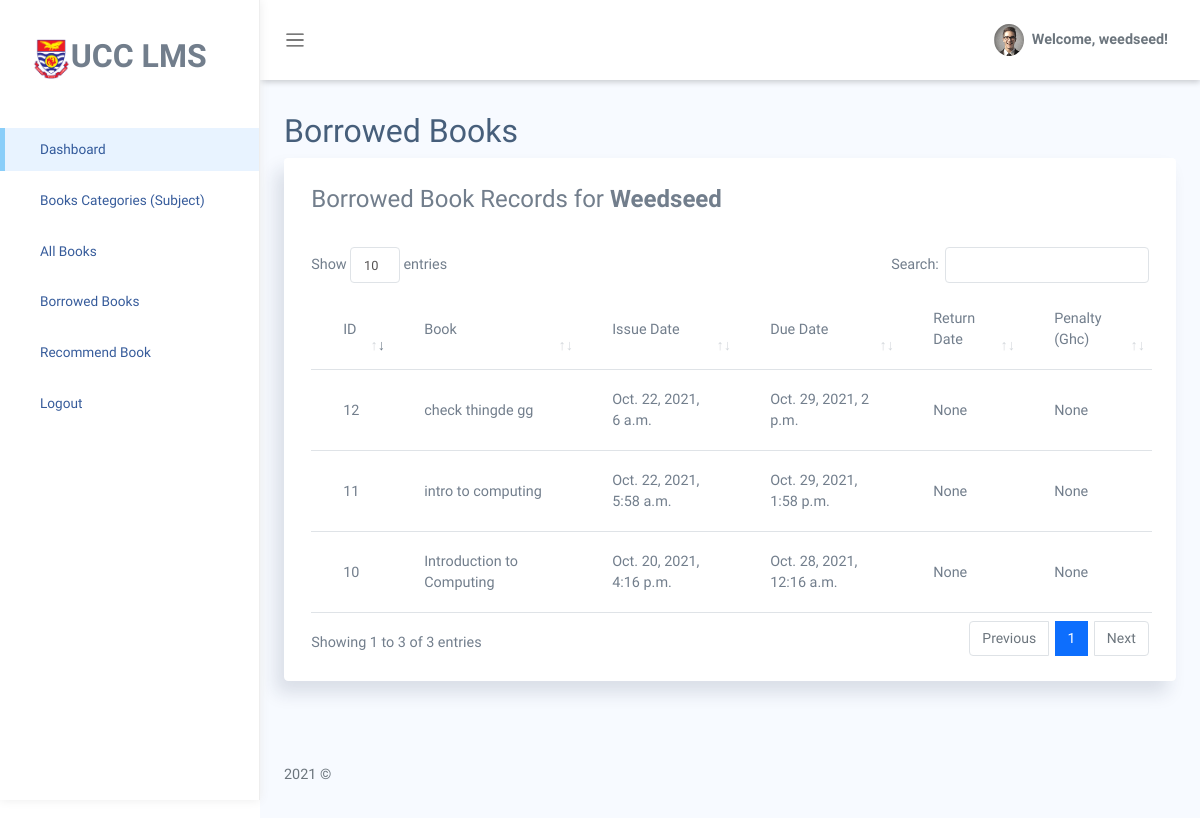
The page /student-borrowed-books/ (signed in) on the database its author committed.
### ucclms/models.py (models this page shows, shortened)
class BookRecord(models.Model):
    book = ForeignKey(Book, on_delete=models.CASCADE)
    user = models.ForeignKey(User, blank=False, null=False, on_delete=models.CASCADE)
    date_of_issue = models.DateTimeField(auto_now_add=True)
    due_date = models.DateTimeField(blank=True, null=True)
    date_of_return = models.DateTimeField(null=True, blank=True)
    dues = models.IntegerField(null=True, blank=True, default=0 )
    renewals_left = models.IntegerField(null=True, blank=True, default=0 )

class Book(models.Model):
    title = models.CharField(max_length = 255, blank=False, null=False)
    publisher = models.CharField(max_length = 255, blank=True, null=True)
    availability = models.IntegerField(default=0, blank=True, null=True)
    year = models.CharField(max_length = 4, blank=True, null=True)
    author = models.CharField(max_length = 255, blank=True, null=True)
    location = models.CharField(max_length = 255, blank=True, null=True)
    subject = models.ForeignKey(Subject, on_delete=models.SET_NULL, null=True, blank=True, related_name='booksubject')
    is_stolen = models.BooleanField(default=False)
    no_stolen = models.IntegerField(null=True, blank=True, default=0)
    def __str__(self):
        return self.title

### ucclms/views.py (the view)
# urls.py: path('student-borrowed-books/', views.studentBorrowedBooks, name='student-borrowed-books'),
@login_required(login_url='login')
def studentBorrowedBooks(request):
    book_records = BookRecord.objects.filter(user=request.user)
    context = {'dash_title':'Borrowed Books','book_records': book_records}
    return render(request, 'ucclms/student-borrowed-books.html', context)

### ucclms/templates/ucclms/student-borrowed-books.html
{% extends 'stubase.html' %}
{% block content %}
<section class="section">
    <div class="card">
        <div class="card-header">
            <legend>Borrowed Book Records for <strong style="text-transform: capitalize;">{{user}}</strong></legend>
        </div>
        <div class="card-body">
            <table class='table' id="table_id">
        <thead>
            <tr>
                <td>ID</td>
                <td>Book</td>
                <td>Issue Date</td>
                <td>Due Date</td>
                <td>Return Date</td>
                <td>Penalty (Ghc)</td>
            </tr>
        </thead>
        <tbody>
                {% for i in book_records %}
                    <tr>
                        <td>{{i.id}}</td>
                        <td>{{i.book}}</td>
                        <td>{{i.date_of_issue}}</td>
                        <td>{{i.due_date}}</td>
                        <td>{{i.date_of_return}}</td>
                        <td>{{i.dues}}</td>
                    </tr>
                {% endfor %}
            </tbody>
    </table>
</div>
</div>
</section>
{% endblock %}

### templates/stubase.html (shortened to what this page needs)
<!DOCTYPE html>
{% load static %}
<html lang="en">
<head>
    <link rel="stylesheet" type="text/css" href="{% static 'css/all.min.css' %}">
    <link rel="stylesheet" type="text/css" href="{% static 'css/sign-up.css' %}">
    <link rel="stylesheet" type="text/css" href="{% static 'css/main.css' %}">
    <link rel="stylesheet" type="text/css" href="{% static '/css/dashstyle.css' %}">
    <link href="{% static 'libs/datatables/dataTables.bootstrap4.min.css' %}" rel="stylesheet" type="text/css" />
    <link href="{% static 'libs/datatables/responsive.bootstrap4.min.css' %}" rel="stylesheet" type="text/css" />
    <link href="{% static 'libs/datatables/buttons.bootstrap4.min.css' %}" rel="stylesheet" type="text/css" />
    <link href="{% static 'libs/datatables/select.bootstrap4.min.css' %}" rel="stylesheet" type="text/css" />
    <link rel="stylesheet" href="{% static 'css/bootstrap.css' %}">
    <link rel="stylesheet" href="{% static 'vendors/chartjs/Chart.min.css' %}">
    <link rel="stylesheet" href="{% static 'vendors/perfect-scrollbar/perfect-scrollbar.css' %}">
    <link rel="stylesheet" href="{% static 'css/app.css' %}">
</head>
<body>
    <div id="app">
        <div id="sidebar" class='active'>
            <div class="sidebar-wrapper active">
                <div class="sidebar-header">
                    <img src="{% static '/img/ucc_web_logo.png' %}" alt="" srcset="" height='30px'>UCC LMS
                </div>
                <div class="sidebar-menu">
                    <ul class="menu">
                        <li class="sidebar-item active ">
                            <a href="{% url 'student-dashboard' %}" class='sidebar-link'>
                                <span>Dashboard</span>
                            </a>
                        </li>
                        <li class="sidebar-item">
                            <a href="{% url 'student-view-subjects' %}" class='sidebar-link'>
                                <span>Books Categories (Subject)</span>
                            </a>
                        </li>
                        <li class="sidebar-item">
                            <a href="{% url 'student-view-books' %}" class='sidebar-link'>
                                <span>All Books</span>
                            </a>
                        </li>
                        <li class="sidebar-item">
                            <a href="{% url 'student-borrowed-books' %}" class='sidebar-link'>
                                <span>Borrowed Books</span>
                            </a>
                        </li>
                        <li class="sidebar-item">
                            <a href="{% url 'recommend-book' %}" class='sidebar-link'>
                                <span>Recommend Book</span>
                            </a>
                        </li>
                        <li class="sidebar-item">
                            <a href="{% url 'logout' %}" class='sidebar-link'>
                                <span>Logout</span>
                            </a>
                        </li>
                    </ul>
                </div>
            </div>
        </div>
        <div id="main">
            <nav class="navbar navbar-header navbar-expand navbar-light">
                <a class="sidebar-toggler" href="#"><span class="navbar-toggler-icon"></span></a>
                <div class="collapse navbar-collapse" id="navbarSupportedContent">
                    <ul class="navbar-nav d-flex align-items-center navbar-light ml-auto">
                        <li class="dropdown">
                            <a href="#" data-toggle="dropdown"
                                class="nav-link dropdown-toggle nav-link-lg nav-link-user">
                                <div class="avatar mr-1">
                                    <img src="{% static 'img/avatar/avatar-s-1.png' %}" alt="" srcset="">
                                </div>
                                <div class="d-none d-md-block d-lg-inline-block">Welcome, {{request.user}}!</div>
                            </a>
                        </li>
                    </ul>
                </div>
            </nav>
            <div class="main-content container">
                <div class="page-title">
                    <h3>{{ dash_title }}</h3>
                </div>
                {% block content %}
                {% endblock %}
            </div>
            <footer>
                <div class="footer clearfix mb-0 text-muted">
                    <div class="float-left">
                        <p>2021 &copy;</p>
                    </div>
                </div>
            </footer>
        </div>
    </div>
</body>
</html>

### staticfiles/css/main.css (style rules this page uses)
* { margin: 0; padding: 0; box-sizing: border-box; }
body { background-color: rgb(241, 241, 241); }
ul { list-style: none; }
a { text-decoration: none; }
nav.navbar { height: 10vh; }
nav.navbar a { color: #fff; }

### staticfiles/css/app.css (style rules this page uses)
* { font-family: "Raleway"; }
#app { position: relative; }
#main { margin-left: 260px; background-color: #F7FAFF; min-height: 100vh; transition: margin-left 0.6s ease-out; }
#main .main-content { padding: 2rem 1.5rem; }
#main .main-content .page-title h3 { font-size: 2rem; }
a { text-decoration: none; outline: 0; }
footer { padding: 1rem 1.5rem; }
.avatar { display: inline-flex; border-radius: 50%; text-align: center; vertical-align: middle; position: relative; }
.avatar img { width: 32px; height: 32px; border-radius: 50%; }
.dropdown-toggle:after { color: #fff; }
#sidebar.active .sidebar-wrapper { left: 0; }
.sidebar-wrapper { width: 260px; height: 100vh; position: fixed; top: 0; z-index: 10; background-color: #fff; bottom: 0; border-right: 1px solid #eee; box-shadow: 0 0 10px #ececec; left: -260px; transition: left 0.6s ease-out; }
.sidebar-wrapper .sidebar-header { padding: 2rem 2rem 1rem; font-size: 2rem; font-weight: bold; }
.sidebar-wrapper .sidebar-header img { height: 2.5rem; }
.sidebar-wrapper .menu { padding-left: 0; margin-top: 2rem; }
.sidebar-wrapper .menu .sidebar-link { display: block; padding: 0.7rem 1.5rem; font-size: 0.85rem; display: flex; align-items: center; transition: all 0.5s; }
.sidebar-wrapper .menu .sidebar-link > span { color: #053382; font-weight: 500; margin-left: 1rem; opacity: 0.8; }
.sidebar-wrapper .menu .sidebar-item { list-style: none; margin-top: 0.5rem; position: relative; }
.sidebar-wrapper .menu .sidebar-item.active .sidebar-link { background-color: #e8f3ff; }
.sidebar-wrapper .menu .sidebar-item.active .sidebar-link:before { content: ""; position: absolute; left: 0; height: 100%; top: 0; bottom: 0; background-color: rgba(46, 170, 244, 0.5); width: 5px; }
.card { box-shadow: -8px 12px 18px 0 rgba(25, 42, 70, 0.13); margin-bottom: 2.2rem; }
.card .card-header { border: none; }
.card .card-header ~ .card-body { padding-top: 0; }
.card .card-body { padding: 1.4rem 1.7rem; }
.navbar { height: 70px; padding: 1.5rem; }
.navbar .nav-link-user img { width: 30px; }
.navbar.navbar-header li { display: flex; align-items: center; }
.navbar.navbar-header .dropdown > a { color: #6c757d; font-weight: 600; }
.navbar.navbar-header .dropdown > a:after { display: none; }
.table td, .dataTable-table td, .table thead th, .dataTable-table thead th { vertical-align: middle; }
nav.navbar { box-shadow: 0 2px 6px rgba(0,0,0,0.2); background-color: #fff; }

### rows shown on the page
BookRecord: id "10", book "Introduction to Computing", date_of_issue "Oct. 20, 2021, 4:16 p.m.", due_date "Oct. 28, 2021, 12:16 a.m.", date_of_return "None", dues "None"
BookRecord: id "11", book "intro to computing", date_of_issue "Oct. 22, 2021, 5:58 a.m.", due_date "Oct. 29, 2021, 1:58 p.m.", date_of_return "None", dues "None"
BookRecord: id "12", book "check thingde gg", date_of_issue "Oct. 22, 2021, 6 a.m.", due_date "Oct. 29, 2021, 2 p.m.", date_of_return "None", dues "None"

### other values the page prints
{{ request.user }} "weedseed"
{{ dash_title }} "Borrowed Books"
{{ user }} "Weedseed"
